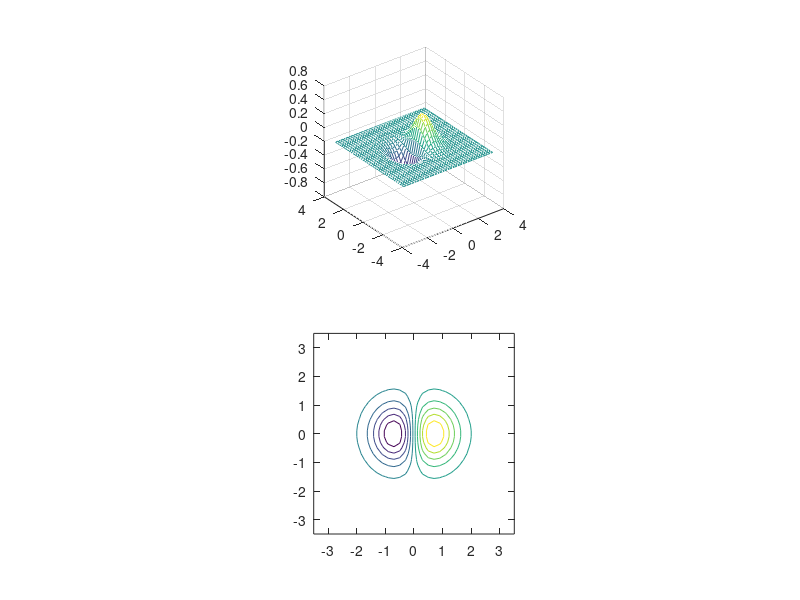

Source code (MATLAB):
x = -3.5:0.2:3.5; 
y = -3.5:0.2:3.5;
[X,Y] = meshgrid(x,y); 
Z = X.*exp(-X.^2-Y.^2);
subplot(2,1,1); 
mesh(X,Y,Z); 
axis square;
subplot(2,1,2); 
contour(X,Y,Z); 
axis square;